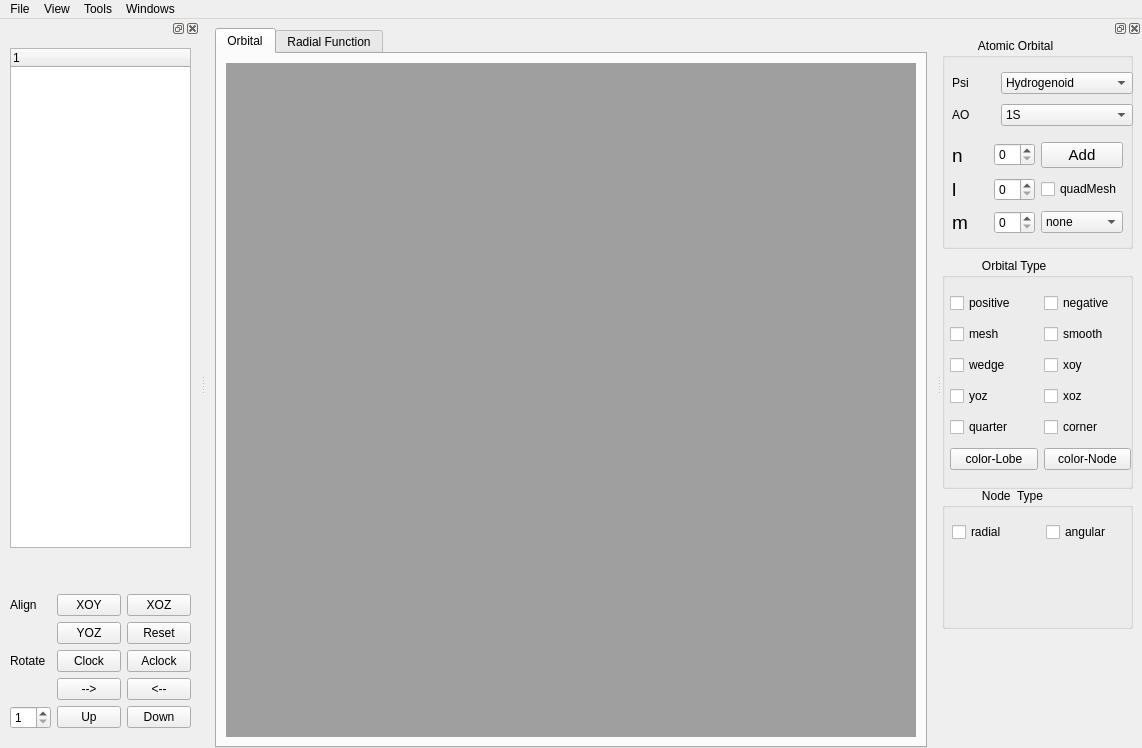
<?xml version="1.0" encoding="UTF-8"?>
<ui version="4.0">
 <class>MainWindow</class>
 <widget class="QMainWindow" name="MainWindow">
  <property name="geometry">
   <rect>
    <x>0</x>
    <y>0</y>
    <width>1142</width>
    <height>748</height>
   </rect>
  </property>
  <property name="windowTitle">
   <string>AtomOrbital</string>
  </property>
  <widget class="QWidget" name="centralwidget">
   <layout class="QGridLayout" name="gridLayout">
    <property name="bottomMargin">
     <number>0</number>
    </property>
    <item row="0" column="0">
     <widget class="QTabWidget" name="tabWidget">
      <property name="currentIndex">
       <number>0</number>
      </property>
      <widget class="QWidget" name="tab_mdi">
       <attribute name="title">
        <string>Orbital</string>
       </attribute>
       <layout class="QGridLayout" name="gridLayout_2">
        <item row="0" column="0">
         <widget class="QMdiArea" name="mdiArea"/>
        </item>
       </layout>
      </widget>
      <widget class="QWidget" name="tab_rf">
       <attribute name="title">
        <string>Radial Function</string>
       </attribute>
       <layout class="QGridLayout" name="gridLayout_4">
        <item row="0" column="0">
         <layout class="QGridLayout" name="gridLayout_3">
          <item row="1" column="2">
           <widget class="QCheckBox" name="checkBox_RDF">
            <property name="text">
             <string>RDF</string>
            </property>
           </widget>
          </item>
          <item row="1" column="1">
           <widget class="QCheckBox" name="checkBox_R">
            <property name="text">
             <string>R</string>
            </property>
           </widget>
          </item>
          <item row="1" column="3">
           <widget class="QCheckBox" name="checkBox_R2">
            <property name="text">
             <string>R2</string>
            </property>
           </widget>
          </item>
          <item row="2" column="2">
           <widget class="RadialFunViewer" name="RDFViewer" native="true"/>
          </item>
         </layout>
        </item>
       </layout>
      </widget>
     </widget>
    </item>
   </layout>
  </widget>
  <widget class="QMenuBar" name="menuBar">
   <property name="geometry">
    <rect>
     <x>0</x>
     <y>0</y>
     <width>1142</width>
     <height>25</height>
    </rect>
   </property>
   <widget class="QMenu" name="menuFile">
    <property name="title">
     <string>File</string>
    </property>
    <addaction name="actionNew"/>
    <addaction name="actionFileOpen"/>
    <addaction name="actionFileClose"/>
    <addaction name="actionSave_PNG"/>
   </widget>
   <widget class="QMenu" name="menuView">
    <property name="title">
     <string>View</string>
    </property>
    <addaction name="actionPsi3D_Active"/>
    <addaction name="actionPsi3DProj_Active"/>
    <addaction name="actionRadial_Active"/>
    <addaction name="separator"/>
    <addaction name="actionChangeColor"/>
   </widget>
   <widget class="QMenu" name="menuwindows">
    <property name="title">
     <string>Windows</string>
    </property>
    <addaction name="actionCascade"/>
    <addaction name="actionTitles"/>
   </widget>
   <widget class="QMenu" name="menuToosBar">
    <property name="title">
     <string>Tools</string>
    </property>
    <addaction name="actionbuild_Molecular_Orbital"/>
   </widget>
   <addaction name="menuFile"/>
   <addaction name="menuView"/>
   <addaction name="menuToosBar"/>
   <addaction name="menuwindows"/>
  </widget>
  <widget class="QDockWidget" name="dockWidget_right">
   <property name="minimumSize">
    <size>
     <width>200</width>
     <height>217</height>
    </size>
   </property>
   <attribute name="dockWidgetArea">
    <number>2</number>
   </attribute>
   <widget class="QWidget" name="dockWidgetContents_5">
    <widget class="QGroupBox" name="groupBox_2">
     <property name="geometry">
      <rect>
       <x>0</x>
       <y>0</y>
       <width>191</width>
       <height>211</height>
      </rect>
     </property>
     <property name="title">
      <string>           Atomic Orbital </string>
     </property>
     <widget class="QWidget" name="gridLayoutWidget_4">
      <property name="geometry">
       <rect>
        <x>10</x>
        <y>100</y>
        <width>171</width>
        <height>101</height>
       </rect>
      </property>
      <layout class="QGridLayout" name="gridLayout_6">
       <item row="1" column="1">
        <widget class="QSpinBox" name="spinBox_l"/>
       </item>
       <item row="1" column="0">
        <widget class="QLabel" name="label_39">
         <property name="font">
          <font>
           <pointsize>14</pointsize>
          </font>
         </property>
         <property name="text">
          <string>l</string>
         </property>
        </widget>
       </item>
       <item row="0" column="0">
        <widget class="QLabel" name="label_36">
         <property name="font">
          <font>
           <pointsize>14</pointsize>
          </font>
         </property>
         <property name="text">
          <string>n</string>
         </property>
        </widget>
       </item>
       <item row="0" column="1">
        <widget class="QSpinBox" name="spinBox_n"/>
       </item>
       <item row="2" column="0">
        <widget class="QLabel" name="label_40">
         <property name="font">
          <font>
           <pointsize>14</pointsize>
          </font>
         </property>
         <property name="text">
          <string>m</string>
         </property>
        </widget>
       </item>
       <item row="1" column="2">
        <widget class="QCheckBox" name="checkBox_quadMesh">
         <property name="text">
          <string>quadMesh</string>
         </property>
        </widget>
       </item>
       <item row="2" column="1">
        <widget class="QSpinBox" name="spinBox_m"/>
       </item>
       <item row="0" column="2">
        <widget class="QPushButton" name="pushButton_addOrbital">
         <property name="font">
          <font>
           <family>Cantarell</family>
           <pointsize>11</pointsize>
           <weight>50</weight>
           <italic>false</italic>
           <bold>false</bold>
          </font>
         </property>
         <property name="text">
          <string>Add</string>
         </property>
        </widget>
       </item>
       <item row="2" column="2">
        <widget class="QComboBox" name="comboBox_OB_cossin">
         <item>
          <property name="text">
           <string>none</string>
          </property>
         </item>
         <item>
          <property name="text">
           <string>   cos</string>
          </property>
         </item>
         <item>
          <property name="text">
           <string>   sin</string>
          </property>
         </item>
        </widget>
       </item>
      </layout>
     </widget>
     <widget class="QWidget" name="layoutWidget">
      <property name="geometry">
       <rect>
        <x>10</x>
        <y>30</y>
        <width>181</width>
        <height>64</height>
       </rect>
      </property>
      <layout class="QGridLayout" name="gridLayout_7">
       <item row="0" column="0">
        <widget class="QLabel" name="label_psi">
         <property name="text">
          <string>Psi</string>
         </property>
        </widget>
       </item>
       <item row="0" column="1">
        <widget class="QComboBox" name="comboBox_typeR">
         <item>
          <property name="text">
           <string>Hydrogenoid</string>
          </property>
         </item>
         <item>
          <property name="text">
           <string>Coulomb-Sturmian</string>
          </property>
         </item>
        </widget>
       </item>
       <item row="1" column="0">
        <widget class="QLabel" name="label_5">
         <property name="text">
          <string>AO</string>
         </property>
        </widget>
       </item>
       <item row="1" column="1">
        <widget class="QComboBox" name="comboBox_AOrbital">
         <item>
          <property name="text">
           <string>1S</string>
          </property>
         </item>
         <item>
          <property name="text">
           <string>2S</string>
          </property>
         </item>
         <item>
          <property name="text">
           <string>2Px</string>
          </property>
         </item>
         <item>
          <property name="text">
           <string>2Py</string>
          </property>
         </item>
         <item>
          <property name="text">
           <string>2Pz</string>
          </property>
         </item>
         <item>
          <property name="text">
           <string>3S</string>
          </property>
         </item>
         <item>
          <property name="text">
           <string>3Px</string>
          </property>
         </item>
         <item>
          <property name="text">
           <string>3Py</string>
          </property>
         </item>
         <item>
          <property name="text">
           <string>3Pz</string>
          </property>
         </item>
         <item>
          <property name="text">
           <string>3Dxy</string>
          </property>
         </item>
         <item>
          <property name="text">
           <string>3Dyz</string>
          </property>
         </item>
         <item>
          <property name="text">
           <string>3Dxz</string>
          </property>
         </item>
         <item>
          <property name="text">
           <string>3Dx2-y2</string>
          </property>
         </item>
         <item>
          <property name="text">
           <string>3Dz2</string>
          </property>
         </item>
         <item>
          <property name="text">
           <string>4S</string>
          </property>
         </item>
         <item>
          <property name="text">
           <string>4Px</string>
          </property>
         </item>
         <item>
          <property name="text">
           <string>4Py</string>
          </property>
         </item>
         <item>
          <property name="text">
           <string>4Pz</string>
          </property>
         </item>
         <item>
          <property name="text">
           <string>4Dxy</string>
          </property>
         </item>
         <item>
          <property name="text">
           <string>4Dyz</string>
          </property>
         </item>
         <item>
          <property name="text">
           <string>4Dxz</string>
          </property>
         </item>
         <item>
          <property name="text">
           <string>4Dx2-y2</string>
          </property>
         </item>
         <item>
          <property name="text">
           <string>4Dz2</string>
          </property>
         </item>
         <item>
          <property name="text">
           <string>4Fz3</string>
          </property>
         </item>
         <item>
          <property name="text">
           <string>4Fxz2</string>
          </property>
         </item>
         <item>
          <property name="text">
           <string>4Fyz2</string>
          </property>
         </item>
         <item>
          <property name="text">
           <string>4Fz(x2-y2)</string>
          </property>
         </item>
         <item>
          <property name="text">
           <string>4Fxyz</string>
          </property>
         </item>
         <item>
          <property name="text">
           <string>4Fx(x2-3y2)</string>
          </property>
         </item>
         <item>
          <property name="text">
           <string>4Fy(3x2-y2)</string>
          </property>
         </item>
         <item>
          <property name="text">
           <string>5S</string>
          </property>
         </item>
         <item>
          <property name="text">
           <string>5Px</string>
          </property>
         </item>
         <item>
          <property name="text">
           <string>5Py</string>
          </property>
         </item>
         <item>
          <property name="text">
           <string>5Pz</string>
          </property>
         </item>
         <item>
          <property name="text">
           <string>5Dxy</string>
          </property>
         </item>
         <item>
          <property name="text">
           <string>5Dyz</string>
          </property>
         </item>
         <item>
          <property name="text">
           <string>5Dxz</string>
          </property>
         </item>
         <item>
          <property name="text">
           <string>5Dx2-y2</string>
          </property>
         </item>
         <item>
          <property name="text">
           <string>5Dz2</string>
          </property>
         </item>
         <item>
          <property name="text">
           <string>5Fz3</string>
          </property>
         </item>
         <item>
          <property name="text">
           <string>5Fxz2</string>
          </property>
         </item>
         <item>
          <property name="text">
           <string>5Fyz2</string>
          </property>
         </item>
         <item>
          <property name="text">
           <string>5Fz(x2-y2)</string>
          </property>
         </item>
         <item>
          <property name="text">
           <string>5Fxyz</string>
          </property>
         </item>
         <item>
          <property name="text">
           <string>5Fx(x2-3y2)</string>
          </property>
         </item>
         <item>
          <property name="text">
           <string>5Fy(3x2-y2)</string>
          </property>
         </item>
         <item>
          <property name="text">
           <string>5Gz4</string>
          </property>
         </item>
         <item>
          <property name="text">
           <string>5Gxz3</string>
          </property>
         </item>
         <item>
          <property name="text">
           <string>5Gyz3</string>
          </property>
         </item>
         <item>
          <property name="text">
           <string>5Gx3z</string>
          </property>
         </item>
         <item>
          <property name="text">
           <string>5Gy3z</string>
          </property>
         </item>
         <item>
          <property name="text">
           <string>5Gxyz2</string>
          </property>
         </item>
         <item>
          <property name="text">
           <string>5G(x2-y2)z2</string>
          </property>
         </item>
         <item>
          <property name="text">
           <string>5Gxy(x2-y2)</string>
          </property>
         </item>
         <item>
          <property name="text">
           <string>5G(x4+y4)</string>
          </property>
         </item>
         <item>
          <property name="text">
           <string>6S</string>
          </property>
         </item>
         <item>
          <property name="text">
           <string>6Px</string>
          </property>
         </item>
         <item>
          <property name="text">
           <string>6Py</string>
          </property>
         </item>
         <item>
          <property name="text">
           <string>6Pz</string>
          </property>
         </item>
         <item>
          <property name="text">
           <string>6Dxy</string>
          </property>
         </item>
         <item>
          <property name="text">
           <string>6Dxz</string>
          </property>
         </item>
         <item>
          <property name="text">
           <string>6Dxz</string>
          </property>
         </item>
         <item>
          <property name="text">
           <string>6Dx2-y2</string>
          </property>
         </item>
         <item>
          <property name="text">
           <string>6Dz2</string>
          </property>
         </item>
         <item>
          <property name="text">
           <string>6Fz3</string>
          </property>
         </item>
         <item>
          <property name="text">
           <string>6Fxz2</string>
          </property>
         </item>
         <item>
          <property name="text">
           <string>6Fyz2</string>
          </property>
         </item>
         <item>
          <property name="text">
           <string>6Fz(x2-y2)</string>
          </property>
         </item>
         <item>
          <property name="text">
           <string>6Fxyz</string>
          </property>
         </item>
         <item>
          <property name="text">
           <string>6Fx(x2-3y2)</string>
          </property>
         </item>
         <item>
          <property name="text">
           <string>6Fy(3x2-y2)</string>
          </property>
         </item>
         <item>
          <property name="text">
           <string>6Gz4</string>
          </property>
         </item>
         <item>
          <property name="text">
           <string>6Gxz3</string>
          </property>
         </item>
         <item>
          <property name="text">
           <string>6Gyz3</string>
          </property>
         </item>
         <item>
          <property name="text">
           <string>6Gx3z</string>
          </property>
         </item>
         <item>
          <property name="text">
           <string>6Gy3z</string>
          </property>
         </item>
         <item>
          <property name="text">
           <string>6G(x2-y2)z2</string>
          </property>
         </item>
         <item>
          <property name="text">
           <string>6Gxy(x2-y2)</string>
          </property>
         </item>
         <item>
          <property name="text">
           <string>6G(x4+y4)</string>
          </property>
         </item>
         <item>
          <property name="text">
           <string>6Gxyz2</string>
          </property>
         </item>
         <item>
          <property name="text">
           <string>SP</string>
          </property>
         </item>
         <item>
          <property name="text">
           <string>SP2</string>
          </property>
         </item>
         <item>
          <property name="text">
           <string>SP3</string>
          </property>
         </item>
         <item>
          <property name="text">
           <string>DSP2</string>
          </property>
         </item>
         <item>
          <property name="text">
           <string>DSP3</string>
          </property>
         </item>
         <item>
          <property name="text">
           <string>D2SP3</string>
          </property>
         </item>
        </widget>
       </item>
      </layout>
     </widget>
    </widget>
    <widget class="QGroupBox" name="groupBox">
     <property name="geometry">
      <rect>
       <x>0</x>
       <y>220</y>
       <width>191</width>
       <height>231</height>
      </rect>
     </property>
     <property name="title">
      <string>            Orbital Type  </string>
     </property>
     <widget class="QWidget" name="layoutWidget">
      <property name="geometry">
       <rect>
        <x>8</x>
        <y>30</y>
        <width>181</width>
        <height>190</height>
       </rect>
      </property>
      <layout class="QGridLayout" name="gridLayout_10">
       <item row="3" column="2">
        <widget class="QCheckBox" name="checkBox_OB_xoy">
         <property name="contextMenuPolicy">
          <enum>Qt::NoContextMenu</enum>
         </property>
         <property name="text">
          <string>xoy</string>
         </property>
        </widget>
       </item>
       <item row="1" column="1">
        <widget class="QCheckBox" name="checkBox_OB_positive">
         <property name="text">
          <string>positive</string>
         </property>
        </widget>
       </item>
       <item row="4" column="2">
        <widget class="QCheckBox" name="checkBox_OB_xoz">
         <property name="text">
          <string>xoz</string>
         </property>
        </widget>
       </item>
       <item row="1" column="2">
        <widget class="QCheckBox" name="checkBox_OB_negative">
         <property name="text">
          <string>negative</string>
         </property>
        </widget>
       </item>
       <item row="5" column="2">
        <widget class="QCheckBox" name="checkBox_OB_corner">
         <property name="text">
          <string>corner</string>
         </property>
        </widget>
       </item>
       <item row="4" column="1">
        <widget class="QCheckBox" name="checkBox_OB_yoz">
         <property name="text">
          <string>yoz</string>
         </property>
        </widget>
       </item>
       <item row="2" column="2">
        <widget class="QCheckBox" name="checkBox_OB_smooth">
         <property name="text">
          <string>smooth</string>
         </property>
        </widget>
       </item>
       <item row="2" column="1">
        <widget class="QCheckBox" name="checkBox_OB_mesh">
         <property name="text">
          <string>mesh</string>
         </property>
        </widget>
       </item>
       <item row="5" column="1">
        <widget class="QCheckBox" name="checkBox_OB_quarter">
         <property name="text">
          <string>quarter</string>
         </property>
        </widget>
       </item>
       <item row="3" column="1">
        <widget class="QCheckBox" name="checkBox_OB_widge">
         <property name="text">
          <string>wedge</string>
         </property>
        </widget>
       </item>
       <item row="6" column="1">
        <widget class="QPushButton" name="pushButton_OL_color">
         <property name="text">
          <string>color-Lobe</string>
         </property>
        </widget>
       </item>
       <item row="6" column="2">
        <widget class="QPushButton" name="pushButton_ON_color">
         <property name="text">
          <string>color-Node</string>
         </property>
        </widget>
       </item>
      </layout>
     </widget>
    </widget>
    <widget class="QGroupBox" name="groupBox_3">
     <property name="geometry">
      <rect>
       <x>0</x>
       <y>450</y>
       <width>191</width>
       <height>141</height>
      </rect>
     </property>
     <property name="title">
      <string>            Node  Type</string>
     </property>
     <widget class="QWidget" name="horizontalLayoutWidget">
      <property name="geometry">
       <rect>
        <x>10</x>
        <y>30</y>
        <width>181</width>
        <height>28</height>
       </rect>
      </property>
      <layout class="QHBoxLayout" name="horizontalLayout_2">
       <item>
        <widget class="QCheckBox" name="checkBox_NT_Radial">
         <property name="text">
          <string>radial</string>
         </property>
        </widget>
       </item>
       <item>
        <widget class="QCheckBox" name="checkBox_NT_angular">
         <property name="text">
          <string>angular</string>
         </property>
        </widget>
       </item>
      </layout>
     </widget>
    </widget>
   </widget>
  </widget>
  <widget class="QDockWidget" name="dockWidget_left">
   <property name="minimumSize">
    <size>
     <width>200</width>
     <height>159</height>
    </size>
   </property>
   <property name="maximumSize">
    <size>
     <width>220</width>
     <height>524287</height>
    </size>
   </property>
   <attribute name="dockWidgetArea">
    <number>1</number>
   </attribute>
   <widget class="QWidget" name="dockWidgetContents">
    <widget class="QWidget" name="layoutWidget">
     <property name="geometry">
      <rect>
       <x>10</x>
       <y>10</y>
       <width>181</width>
       <height>681</height>
      </rect>
     </property>
     <layout class="QGridLayout" name="gridLayout_8">
      <item row="2" column="0">
       <layout class="QGridLayout" name="gridLayout_5">
        <item row="2" column="1">
         <widget class="QPushButton" name="pushButton_clockwise">
          <property name="text">
           <string>Clock</string>
          </property>
         </widget>
        </item>
        <item row="0" column="0">
         <widget class="QLabel" name="label_3">
          <property name="text">
           <string>Align</string>
          </property>
         </widget>
        </item>
        <item row="1" column="1">
         <widget class="QPushButton" name="pushButton_YZ">
          <property name="text">
           <string>YOZ</string>
          </property>
         </widget>
        </item>
        <item row="2" column="2">
         <widget class="QPushButton" name="pushButton_counterclockwise">
          <property name="text">
           <string>Aclock</string>
          </property>
         </widget>
        </item>
        <item row="0" column="1">
         <widget class="QPushButton" name="pushButton_XY">
          <property name="text">
           <string>XOY</string>
          </property>
         </widget>
        </item>
        <item row="4" column="2">
         <widget class="QPushButton" name="pushButton_Down">
          <property name="text">
           <string>Down</string>
          </property>
         </widget>
        </item>
        <item row="0" column="2">
         <widget class="QPushButton" name="pushButton_XZ">
          <property name="text">
           <string>XOZ</string>
          </property>
         </widget>
        </item>
        <item row="2" column="0">
         <widget class="QLabel" name="label_4">
          <property name="text">
           <string>Rotate</string>
          </property>
         </widget>
        </item>
        <item row="4" column="1">
         <widget class="QPushButton" name="pushButton_Up">
          <property name="text">
           <string>Up</string>
          </property>
         </widget>
        </item>
        <item row="4" column="0">
         <widget class="QSpinBox" name="spinBox_angle">
          <property name="minimum">
           <number>1</number>
          </property>
         </widget>
        </item>
        <item row="1" column="2">
         <widget class="QPushButton" name="pushButton_restView">
          <property name="text">
           <string>Reset</string>
          </property>
         </widget>
        </item>
        <item row="3" column="1">
         <widget class="QPushButton" name="pushButton_right">
          <property name="text">
           <string>--&gt;</string>
          </property>
         </widget>
        </item>
        <item row="3" column="2">
         <widget class="QPushButton" name="pushButton_left">
          <property name="text">
           <string>&lt;--</string>
          </property>
         </widget>
        </item>
       </layout>
      </item>
      <item row="0" column="0">
       <widget class="FileTree" name="treeWidget">
        <property name="sizePolicy">
         <sizepolicy hsizetype="Preferred" vsizetype="Preferred">
          <horstretch>0</horstretch>
          <verstretch>1</verstretch>
         </sizepolicy>
        </property>
        <property name="minimumSize">
         <size>
          <width>100</width>
          <height>200</height>
         </size>
        </property>
        <property name="maximumSize">
         <size>
          <width>200</width>
          <height>1000</height>
         </size>
        </property>
        <property name="mouseTracking">
         <bool>true</bool>
        </property>
        <property name="tabletTracking">
         <bool>true</bool>
        </property>
        <property name="contextMenuPolicy">
         <enum>Qt::ActionsContextMenu</enum>
        </property>
        <property name="frameShadow">
         <enum>QFrame::Raised</enum>
        </property>
        <property name="dragEnabled">
         <bool>true</bool>
        </property>
        <column>
         <property name="text">
          <string notr="true">1</string>
         </property>
        </column>
       </widget>
      </item>
      <item row="1" column="0">
       <spacer name="verticalSpacer">
        <property name="orientation">
         <enum>Qt::Vertical</enum>
        </property>
        <property name="sizeHint" stdset="0">
         <size>
          <width>20</width>
          <height>40</height>
         </size>
        </property>
       </spacer>
      </item>
     </layout>
    </widget>
   </widget>
  </widget>
  <action name="actionSave_as">
   <property name="icon">
    <iconset>
     <normaloff>../images/copy.png</normaloff>../images/copy.png</iconset>
   </property>
   <property name="text">
    <string>Save as...</string>
   </property>
  </action>
  <action name="actionAlignView_Xy">
   <property name="text">
    <string>Align to x/y</string>
   </property>
   <property name="font">
    <font>
     <family>DejaVu Sans</family>
     <pointsize>13</pointsize>
    </font>
   </property>
  </action>
  <action name="actionAlignView_Xz">
   <property name="text">
    <string>Align to x/z</string>
   </property>
   <property name="font">
    <font>
     <family>DejaVu Sans</family>
     <pointsize>13</pointsize>
    </font>
   </property>
  </action>
  <action name="actionAlignView_Yz">
   <property name="text">
    <string>Align to y/z</string>
   </property>
   <property name="font">
    <font>
     <family>DejaVu Sans</family>
     <pointsize>13</pointsize>
    </font>
   </property>
  </action>
  <action name="actionAbout">
   <property name="text">
    <string>About...</string>
   </property>
   <property name="font">
    <font>
     <family>DejaVu Sans</family>
     <pointsize>13</pointsize>
    </font>
   </property>
  </action>
  <action name="actionSave_Png">
   <property name="text">
    <string>Save Png</string>
   </property>
  </action>
  <action name="actionSave_Gif">
   <property name="text">
    <string>Save Gif</string>
   </property>
  </action>
  <action name="actionPsi3D_Active">
   <property name="icon">
    <iconset>
     <normaloff>../images/Isosurface.png</normaloff>../images/Isosurface.png</iconset>
   </property>
   <property name="text">
    <string>3D</string>
   </property>
  </action>
  <action name="actionPsi3DProj_Active">
   <property name="icon">
    <iconset>
     <normaloff>../images/mesh2.png</normaloff>../images/mesh2.png</iconset>
   </property>
   <property name="text">
    <string>3D-Projection</string>
   </property>
  </action>
  <action name="actionRadial_Active">
   <property name="text">
    <string>Radial Functions</string>
   </property>
  </action>
  <action name="actionYlm">
   <property name="text">
    <string>Ylm</string>
   </property>
  </action>
  <action name="actionCascade">
   <property name="text">
    <string>Cascade</string>
   </property>
  </action>
  <action name="actionTitles">
   <property name="text">
    <string>Titles</string>
   </property>
  </action>
  <action name="actionFileOpen">
   <property name="icon">
    <iconset>
     <normaloff>../images/open.png</normaloff>../images/open.png</iconset>
   </property>
   <property name="text">
    <string>Open</string>
   </property>
  </action>
  <action name="actionFileClose">
   <property name="text">
    <string>Close</string>
   </property>
  </action>
  <action name="actionFileTreeViewShow">
   <property name="text">
    <string>FileView</string>
   </property>
  </action>
  <action name="actionBuilderShow">
   <property name="text">
    <string>Builder</string>
   </property>
  </action>
  <action name="actionbuild_Molecular_Orbital">
   <property name="text">
    <string>Molecular Orbital</string>
   </property>
  </action>
  <action name="actionNew">
   <property name="icon">
    <iconset>
     <normaloff>../images/new.png</normaloff>../images/new.png</iconset>
   </property>
   <property name="text">
    <string>New</string>
   </property>
  </action>
  <action name="actionSave_PNG">
   <property name="text">
    <string>Save PNG</string>
   </property>
  </action>
  <action name="actionChangeColor">
   <property name="text">
    <string>ChangeColor</string>
   </property>
  </action>
 </widget>
 <customwidgets>
  <customwidget>
   <class>FileTree</class>
   <extends>QTreeWidget</extends>
   <header>FileTree.h</header>
  </customwidget>
  <customwidget>
   <class>RadialFunViewer</class>
   <extends>QWidget</extends>
   <header>RadialFunViewer.h</header>
   <container>1</container>
  </customwidget>
 </customwidgets>
 <resources/>
 <connections/>
</ui>
